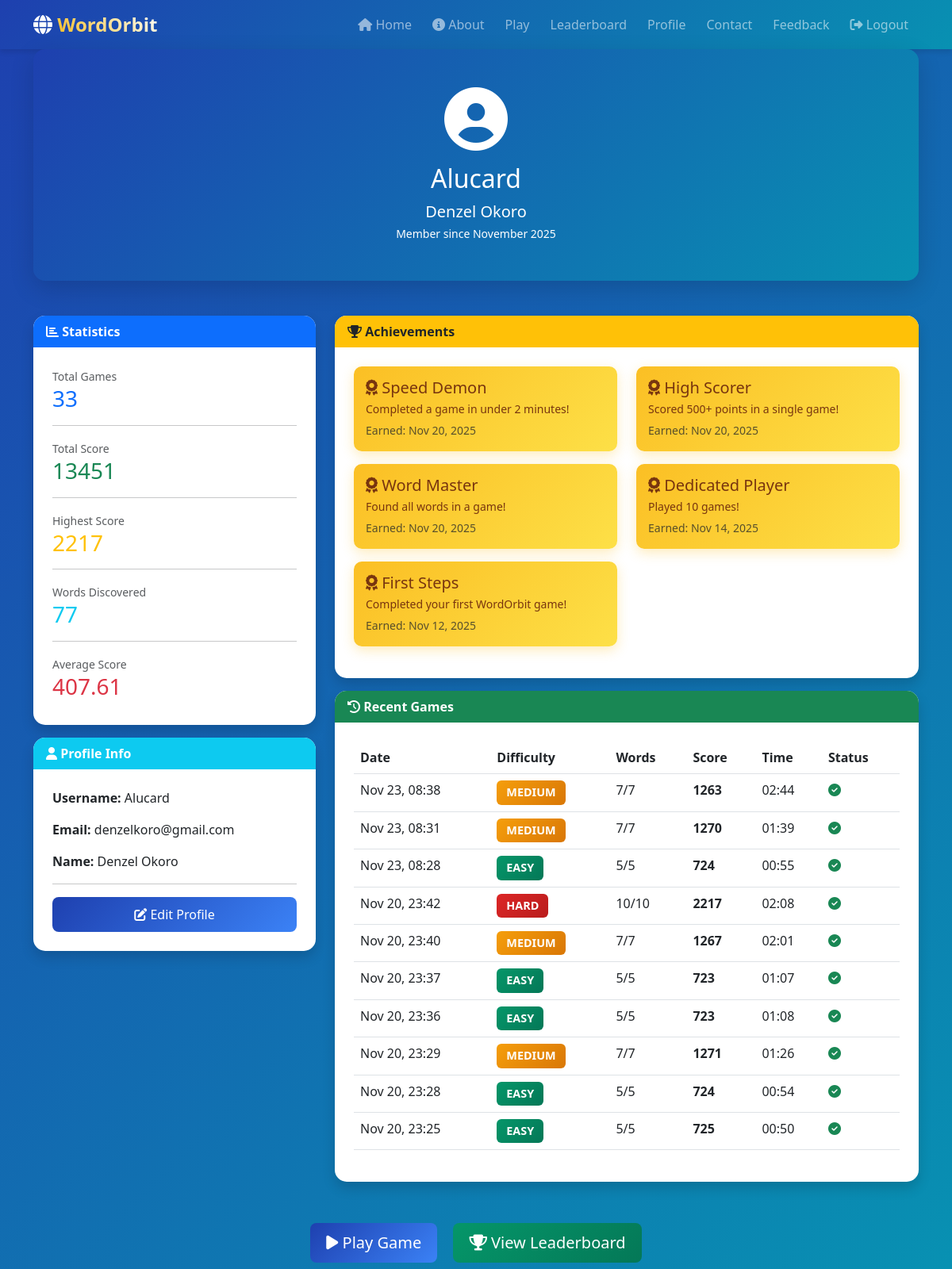
/profile/ (signed in), run on an earlier commit of the app's database.
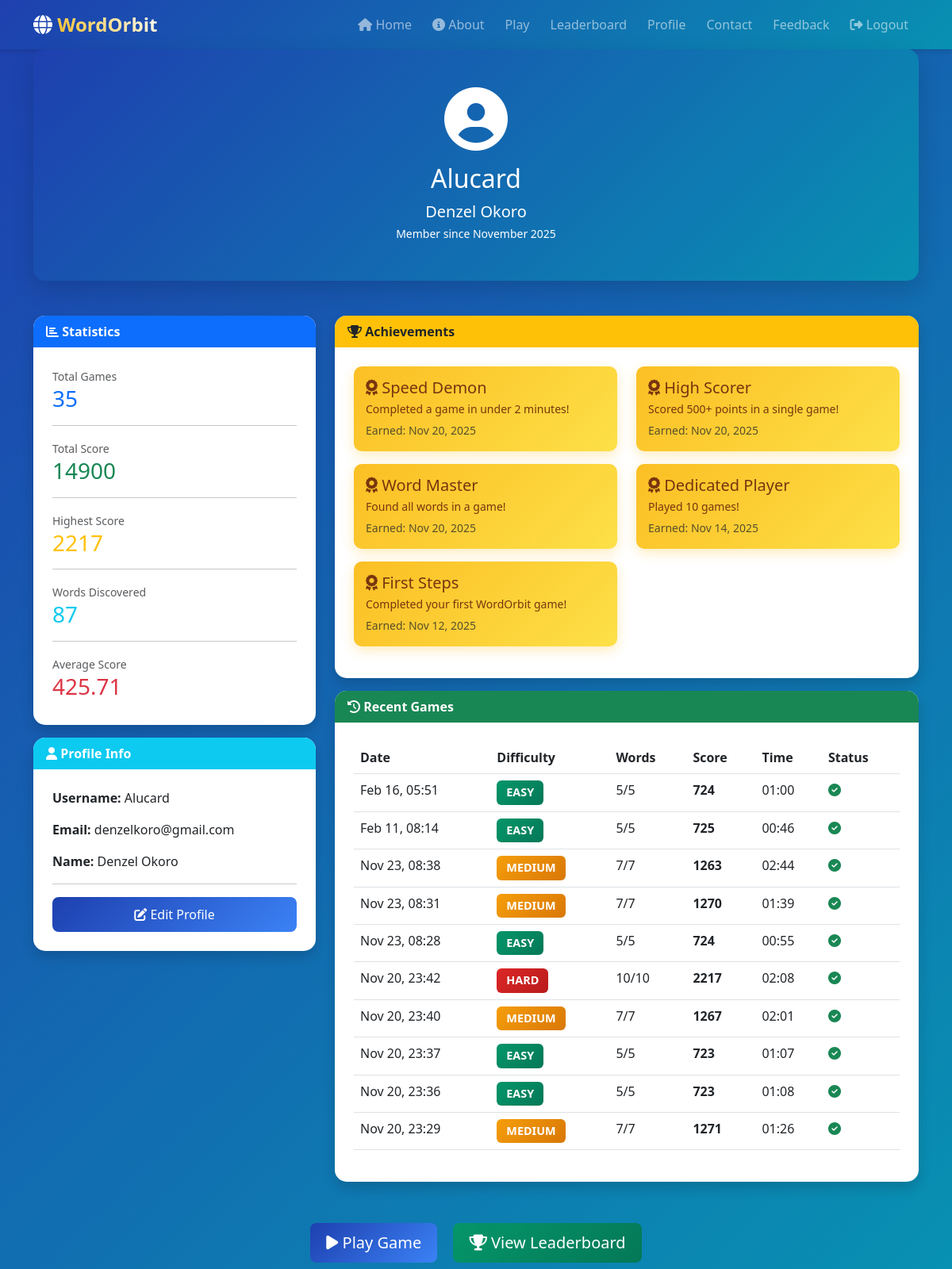
And on a later commit of the database.
### Wordapp/models.py (models this page shows, shortened)
class UserProfile(models.Model):
    user = models.OneToOneField(User, on_delete=models.CASCADE, related_name='profile')
    total_games = models.IntegerField(default=0)
    total_score = models.IntegerField(default=0)
    highest_score = models.IntegerField(default=0)
    words_discovered = models.IntegerField(default=0)
    achievements = models.TextField(blank=True)
    avatar = models.ImageField(upload_to='avatars/', blank=True, null=True)
    bio = models.TextField(max_length=500, blank=True)
    created_at = models.DateTimeField(auto_now_add=True)
    updated_at = models.DateTimeField(auto_now=True)
    class Meta:
        verbose_name = 'User Profile'
        verbose_name_plural = 'User Profiles'
    @property
    def average_score(self):
        if self.total_games == 0:
            return 0
        return round(self.total_score / self.total_games, 2)

class Achievement(models.Model):
    ACHIEVEMENT_TYPES = [
        ('first_game', 'First Game'),
        ('word_master', 'Word Master'),
        ('high_scorer', 'High Scorer'),
        ('speed_demon', 'Speed Demon'),
        ('dedicated_player', 'Dedicated Player'),
        ('streak_master', 'Streak Master'),
    ]
    user = models.ForeignKey(User, on_delete=models.CASCADE, related_name='achievements')
    name = models.CharField(max_length=100)
    description = models.TextField()
    achievement_type = models.CharField(max_length=20, choices=ACHIEVEMENT_TYPES, default='first_game')
    earned_at = models.DateTimeField(auto_now_add=True)
    class Meta:
        ordering = ['-earned_at']
        verbose_name = 'Achievement'
        verbose_name_plural = 'Achievements'
        unique_together = ['user', 'name']

class GameSession(models.Model):
    user = models.ForeignKey(User, on_delete=models.CASCADE, related_name='game_sessions')
    difficulty = models.CharField(max_length=10)
    grid_size = models.IntegerField()
    words_found = models.IntegerField(default=0)
    total_words = models.IntegerField()
    score = models.IntegerField(default=0)
    time_taken = models.IntegerField(help_text="Time in seconds")
    completed = models.BooleanField(default=False)
    created_at = models.DateTimeField(auto_now_add=True)
    class Meta:
        ordering = ['-created_at']
    @property
    def formatted_time(self):
        minutes = self.time_taken // 60
        seconds = self.time_taken % 60
        return f"{minutes:02d}:{seconds:02d}"

### Wordapp/views.py (the view)
# urls.py: path('profile/', views.profile, name='profile'),
@login_required
def profile(request):
    profile, created = UserProfile.objects.get_or_create(user=request.user)
    recent_games = GameSession.objects.filter(user=request.user)[:10]
    achievements = Achievement.objects.filter(user=request.user)
    total_time = GameSession.objects.filter(user=request.user).aggregate(
        Sum('time_taken'))['time_taken__sum'] or 0
    context = {
        'profile': profile,
        'recent_games': recent_games,
        'achievements': achievements,
        'total_time_played': total_time,
    }
    return render(request, 'Wordapp/profile.html', context)

### Wordapp/templates/Wordapp/profile.html (shortened to what the changed rows need)
{% extends 'Wordapp/base.html' %}
{% block content %}
<div class="container">
    <div class="row mb-4">
        <div class="col-12">
            <div class="card bg-gradient-primary text-white shadow-lg">
                <div class="card-body text-center py-5">
                    <h2 class="mb-2">{{ user.username }}</h2>
                </div>
            </div>
        </div>
    </div>
    <div class="row">
        <div class="col-md-4 mb-4">
            <div class="card shadow mb-3">
                <div class="card-body">
                    <div class="mb-3">
                        <small class="text-muted">Total Games</small>
                        <h3 class="text-primary">{{ profile.total_games }}</h3>
                    </div>
                    <div class="mb-3">
                        <small class="text-muted">Total Score</small>
                        <h3 class="text-success">{{ profile.total_score }}</h3>
                    </div>
                    <div class="mb-3">
                        <small class="text-muted">Highest Score</small>
                        <h3 class="text-warning">{{ profile.highest_score }}</h3>
                    </div>
                    <div class="mb-3">
                        <small class="text-muted">Words Discovered</small>
                        <h3 class="text-info">{{ profile.words_discovered }}</h3>
                    </div>
                    <div class="mb-0">
                        <small class="text-muted">Average Score</small>
                        <h3 class="text-danger">{{ profile.average_score|floatformat:2 }}</h3>
                    </div>
                </div>
            </div>
        </div>
        <div class="col-md-8">
            <div class="card shadow mb-3">
                <div class="card-body">
                    {% if achievements %}
                    <div class="row">
                        {% for achievement in achievements %}
                        <div class="col-md-6 mb-3">
                            <div class="achievement-card">
                                <h5 class="mb-1">
                                    <i class="fas fa-award"></i> {{ achievement.name }}
                                </h5>
                                <p class="mb-1 small">{{ achievement.description }}</p>
                                <small class="text-muted">
                                    Earned: {{ achievement.earned_at|date:"M d, Y" }}
                                </small>
                            </div>
                        </div>
                        {% endfor %}
                    </div>
                    {% else %}
                    <div class="text-center text-muted py-3">
                        <i class="fas fa-medal fa-3x mb-3"></i>
                        <p>No achievements yet. Keep playing to earn them!</p>
                    </div>
                    {% endif %}
                </div>
            </div>
            <div class="card shadow">
                <div class="card-body">
                    {% if recent_games %}
                    <div class="table-responsive">
                        <table class="table table-hover">
                            <thead>
                                <tr>
                                    <th>Date</th>
                                    <th>Difficulty</th>
                                    <th>Words</th>
                                    <th>Score</th>
                                    <th>Time</th>
                                    <th>Status</th>
                                </tr>
                            </thead>
                            <tbody>
                                {% for game in recent_games %}
                                <tr>
                                    <td>{{ game.created_at|date:"M d, H:i" }}</td>
                                    <td>
                                        <span class="badge bg-{{ game.difficulty }}">
                                            {{ game.difficulty|upper }}
                                        </span>
                                    </td>
                                    <td>{{ game.words_found }}/{{ game.total_words }}</td>
                                    <td><strong>{{ game.score }}</strong></td>
                                    <td>{{ game.formatted_time }}</td>
                                    <td>
                                        {% if game.completed %}
                                        <i class="fas fa-check-circle text-success"></i>
                                        {% else %}
                                        <i class="fas fa-times-circle text-danger"></i>
                                        {% endif %}
                                    </td>
                                </tr>
                                {% endfor %}
                            </tbody>
                        </table>
                    </div>
                    {% endif %}
                </div>
            </div>
        </div>
    </div>
</div>
{% endblock %}

What changed in the data, as far as the page shows it:
no longer on this page (row unchanged): GameSession: created_at "Nov 20, 23:28", difficulty "EASY", words_found "5", total_words "5", score "724", formatted_time "00:54", completed True (drawn)
no longer on this page (row unchanged): GameSession: created_at "Nov 20, 23:25", difficulty "EASY", words_found "5", total_words "5", score "725", formatted_time "00:50", completed True (drawn)
changed UserProfile: total_games "33" → "35"; total_score "13451" → "14900"; words_discovered "77" → "87"; average_score "407.61" → "425.71"
added GameSession: created_at "Feb 16, 05:51", difficulty "EASY", words_found "5", total_words "5", score "724", formatted_time "01:00", completed True (drawn)
added GameSession: created_at "Feb 11, 08:14", difficulty "EASY", words_found "5", total_words "5", score "725", formatted_time "00:46", completed True (drawn)
